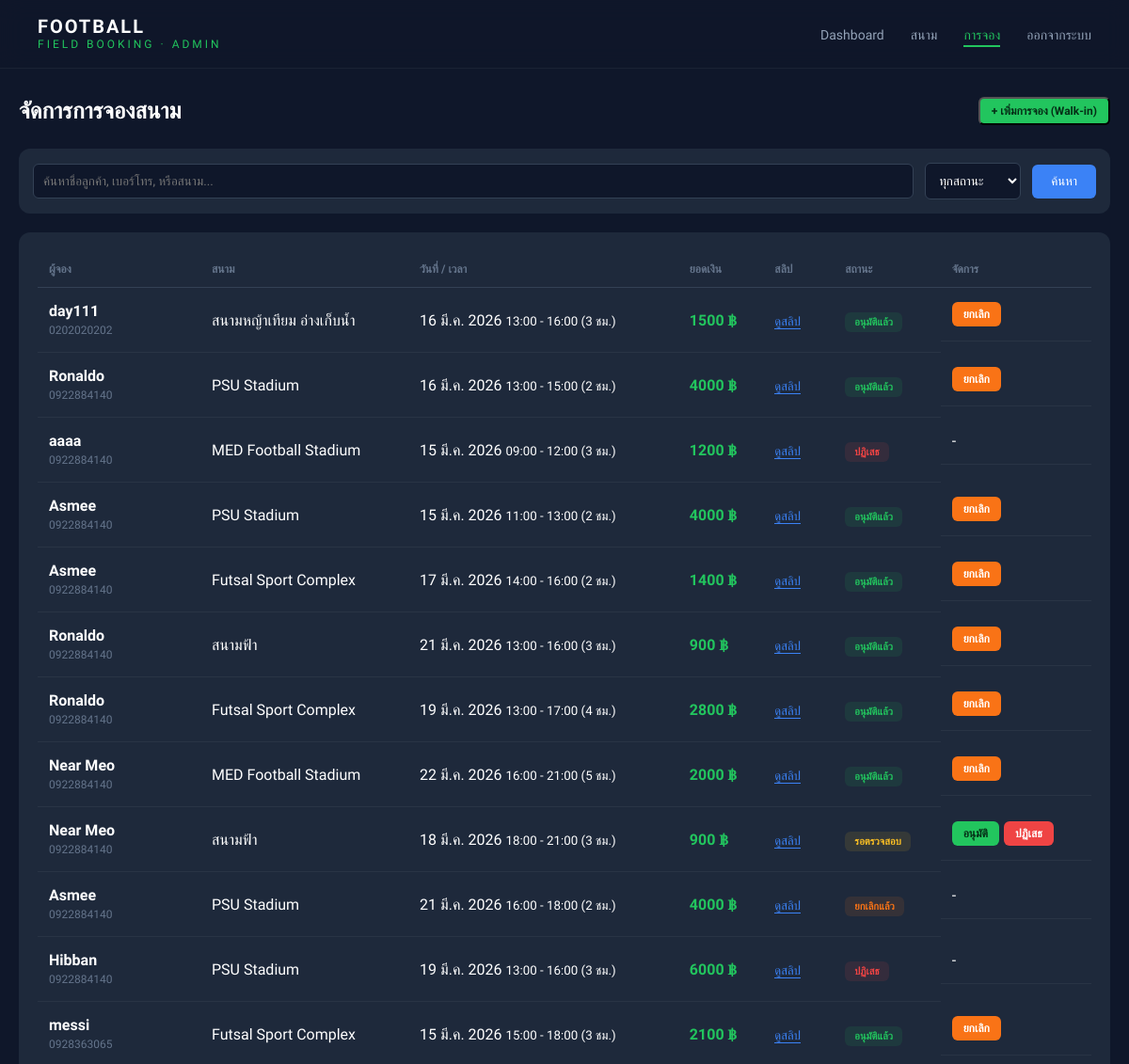
Before: /dashboard/bookings/ (signed in, upper part) with the older database file.
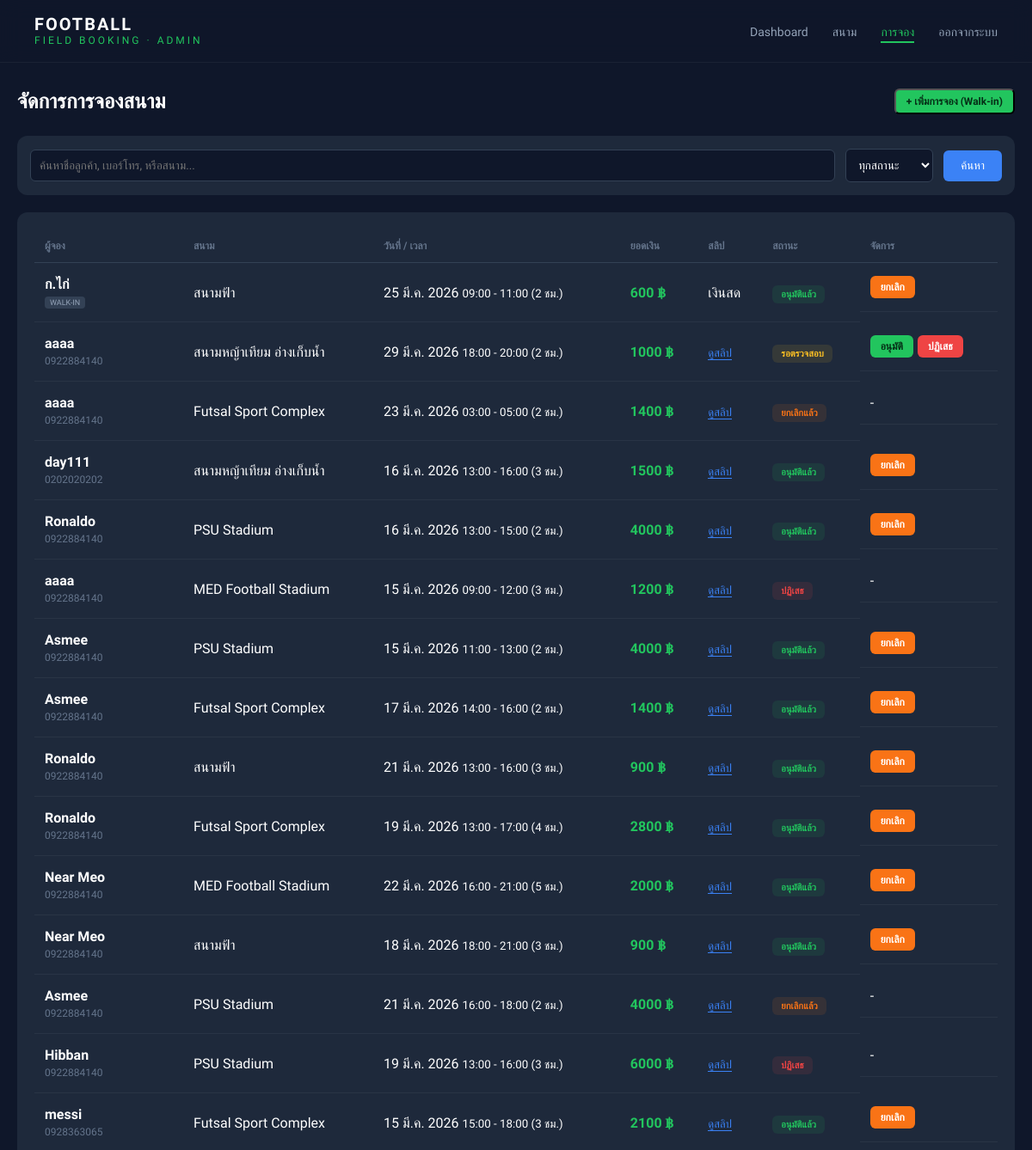
After: the same page with the newer database file.
### booking/models.py (models this page shows, shortened)
class Booking(models.Model):
    STATUS_CHOICES = (
        ('pending', 'Pending'),
        ('approved', 'Approved'),
        ('rejected', 'Rejected'),
        ('cancelled', 'Cancelled'),
    )
    user = models.ForeignKey(User, on_delete=models.SET_NULL, null=True, blank=True)
    field = models.ForeignKey(Field, on_delete=models.SET_NULL, null=True, blank=True)
    date = models.DateField()
    start_time = models.TimeField()
    end_time = models.TimeField()
    hours = models.IntegerField()
    total_price = models.IntegerField()
    status = models.CharField(max_length=10, choices=STATUS_CHOICES, default='pending')
    slip = models.ImageField(upload_to="slips/", null=True, blank=True)
    created_at = models.DateTimeField(auto_now_add=True)
    hours = models.IntegerField()
    water_packs = models.IntegerField(default=0)
    balls = models.IntegerField(default=0)
    class Meta:
        ordering = ['-created_at']

class Profile(models.Model):
    user = models.OneToOneField(User, on_delete=models.CASCADE)
    phone = models.CharField(max_length=20)

class Field(models.Model):
    name = models.CharField(max_length=100)
    field_type = models.CharField(max_length=20, choices=FIELD_TYPE)
    price = models.IntegerField()
    image = models.ImageField(upload_to='fields/', null=True, blank=True)
    open_time = models.TimeField()
    close_time = models.TimeField()
    is_active = models.BooleanField(default=True)

### booking/views.py (the view)
# urls.py: path('dashboard/bookings/', views.booking_management, name='booking_management'),
@login_required
def booking_management(request):
    if not request.user.is_superuser:
        return redirect("home")
    search_query = request.GET.get('q', '')
    status_filter = request.GET.get('status', '')
    bookings = Booking.objects.select_related("user", "field").order_by("-created_at")
    fields = Field.objects.all()
    if search_query:
        bookings = bookings.filter(
            Q(user__username__icontains=search_query) |
            Q(field__name__icontains=search_query)
        )
    if status_filter:
        bookings = bookings.filter(status=status_filter)
    context = {
        "bookings": bookings,
        "fields": fields, # ส่งไปให้ Modal เลือกสนาม
        "search_query": search_query,
        "status_filter": status_filter,
    }
    return render(request, "booking/booking-management.html", context)

### booking/templates/booking/booking-management.html (shortened to what the changed rows need)
{% load static %}
<!DOCTYPE html>
<html lang="th">
<head>
    <link rel="stylesheet" href="{% static 'booking/css/booking-management.css' %}">
</head>
<body>
    <div class="container">
        <div class="header-section">
            <h1>จัดการการจองสนาม</h1>
        </div>
        <div class="table-box">
            <table class="booking-table">
                <thead>
                    <tr>
                        <th>ผู้จอง</th>
                        <th>สนาม</th>
                        <th>วันที่ / เวลา</th>
                        <th>ยอดเงิน</th>
                        <th>สลิป</th>
                        <th>สถานะ</th>
                        <th>จัดการ</th>
                    </tr>
                </thead>
                <tbody>
                    {% for booking in bookings %}
                    <tr>
                        <td>
                            <div class="user-info">
                                <span class="username">{{ booking.user.username }}</span>
                                {% if not booking.slip %}
                                <span class="badge-walkin">WALK-IN</span>
                                {% endif %}
                                <small class="phone">{{ booking.user.profile.phone }}</small>
                            </div>
                        </td>
                        <td><span class="field-name">{{ booking.field.name }}</span></td>
                        <td>
                            <div class="time-info">
                                <span>{{ booking.date|date:"d M Y" }}</span>
                                <small>{{ booking.start_time|time:"H:i" }} - {{ booking.end_time|time:"H:i" }} ({{ booking.hours }} ชม.)</small>
                            </div>
                        </td>
                        <td><span class="price-tag">{{ booking.total_price }} ฿</span></td>
                        <td>
                            {% if booking.slip %}
                            <a href="{{ booking.slip.url }}" target="_blank" class="btn-view-slip">ดูสลิป</a>
                            {% else %}
                            <span class="no-slip">เงินสด</span>
                            {% endif %}
                        </td>
                        <td>
                            <span class="status {{ booking.status }}">
                                {% if booking.status == "pending" %}รอตรวจสอบ
                                {% elif booking.status == "approved" %}อนุมัติแล้ว
                                {% elif booking.status == "cancelled" %}ยกเลิกแล้ว
                                {% else %}ปฏิเสธ{% endif %}
                            </span>
                        </td>
                        <td class="action-cell">
                            {% if booking.status == "pending" %}
                            <a href="{% url 'approve_booking' booking.id %}" class="btn approve">อนุมัติ</a>
                            <a href="{% url 'reject_booking' booking.id %}" class="btn reject">ปฏิเสธ</a>
                            {% elif booking.status == "approved" %}
                            <a href="{% url 'cancel_booking' booking.id %}" class="btn cancel"
                                onclick="return confirm('ยืนยันการยกเลิก?')">ยกเลิก</a>
                            {% else %}-{% endif %}
                        </td>
                    </tr>
                    {% empty %}
                    <tr>
                        <td colspan="7" style="text-align: center; padding: 40px; color: #64748b;">ไม่พบข้อมูลการจอง
                        </td>
                    </tr>
                    {% endfor %}
                </tbody>
            </table>
        </div>
    </div>
</body>
</html>

Changed rows visible on the page:
added Booking: user.username "ก.ไก่", slip "WALK-IN", field.name "สนามฟ้า", date "25 มี.ค. 2026", start_time "09:00", end_time "11:00", hours "2", total_price "600", status "อนุมัติแล้ว"
added Booking: user.username "aaaa", user.profile.phone "0922884140", field.name "สนามหญ้าเทียม อ่างเก็บน้ำ", date "29 มี.ค. 2026", start_time "18:00", end_time "20:00", hours "2", total_price "1000", status "รอตรวจสอบ"
added Booking: user.username "aaaa", user.profile.phone "0922884140", field.name "Futsal Sport Complex", date "23 มี.ค. 2026", start_time "03:00", end_time "05:00", hours "2", total_price "1400", status "ยกเลิกแล้ว"
changed Booking (number 12 of 15 on the later page): status "รอตรวจสอบ อนุมัติ ปฏิเสธ" → "อนุมัติแล้ว ยกเลิก"
